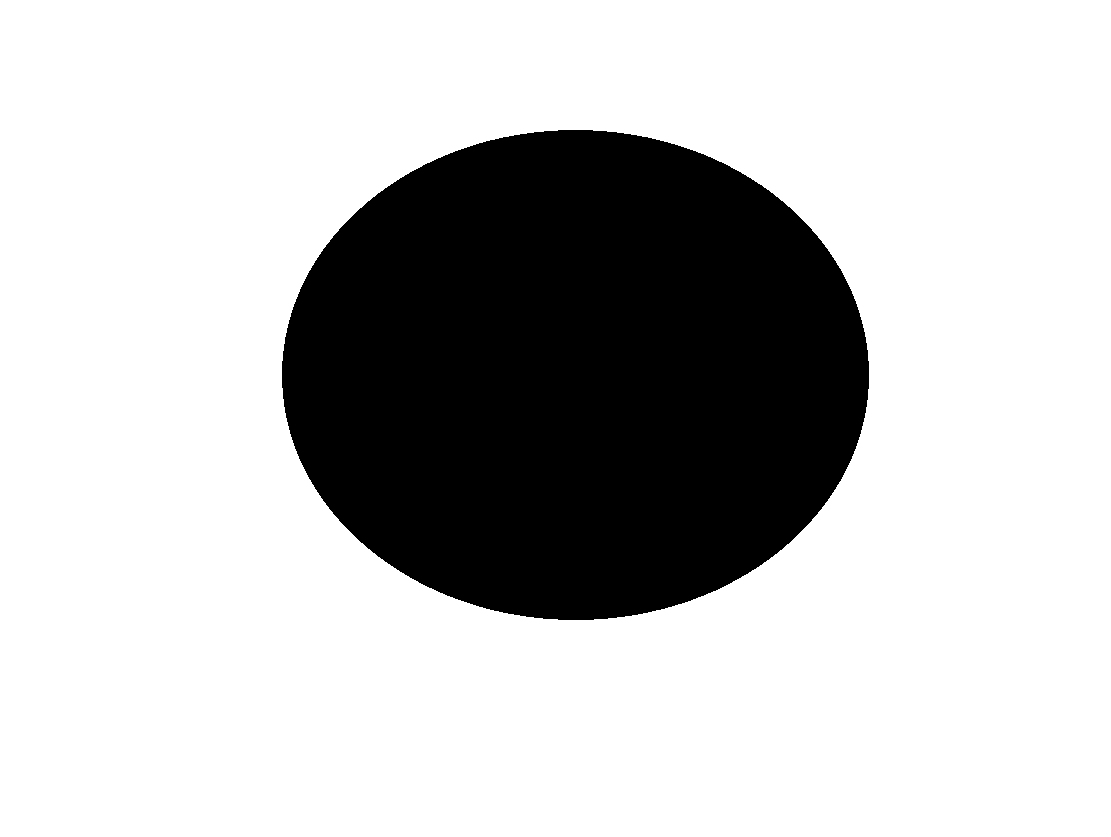
#> input picture black.png, 1111 x 837 px, found by its file name
$ python black_to_red.py
#> lines starting #> are read from the running program, lines starting #| are printed output that depends on the picture; after the words box and inside, x2 and y2 are one past the last pixel; in counts of white or black regions, pixels touching at a corner belong together
import cv2
import numpy as np
image=cv2.imread("C:\\Users\\venka\\OneDrive\\Desktop\\Opencv docs\\Color change\\black.png")
#> image is the input picture: shape (837, 1111, 3); 75.7% white; 1 black region, box (x1, y1, x2, y2) and area: (282, 130, 869, 620) 225886
image[np.where((image==[0,0,0]).all(axis=2))]=[0,0,255]
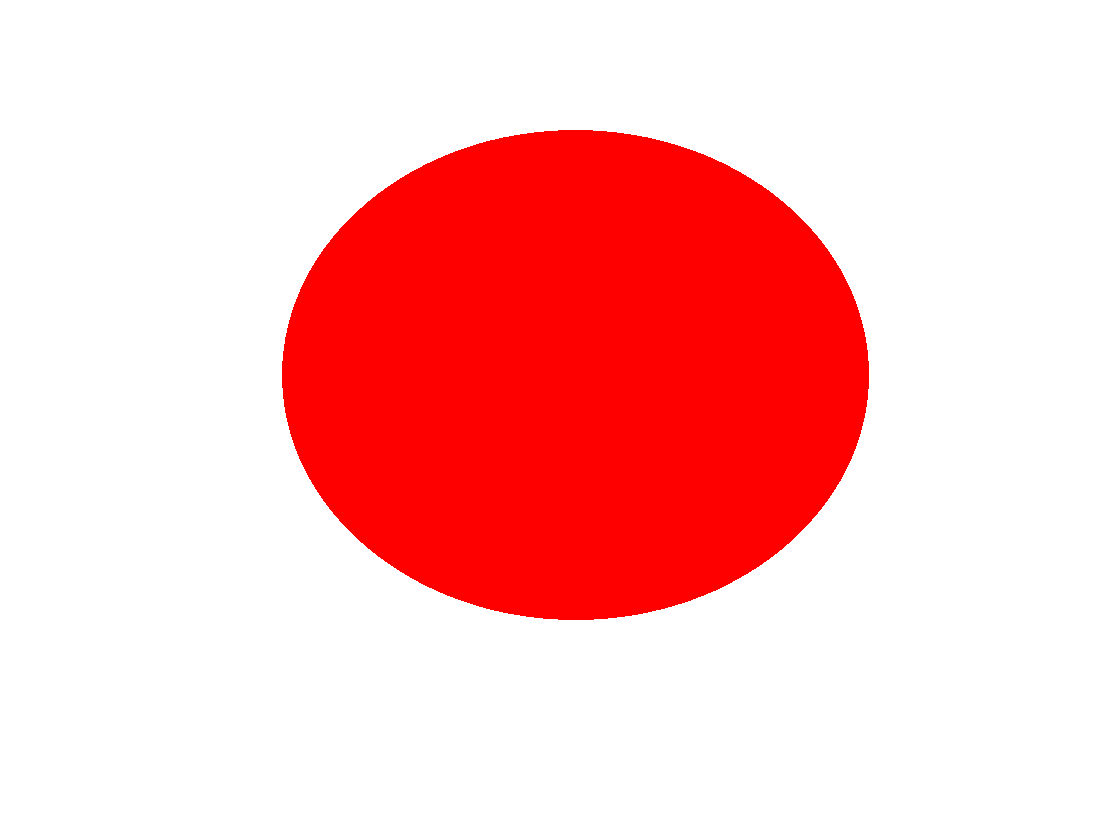
#> image: shape (837, 1111, 3); mean B, G, R 193.1, 193.1, 255
cv2.imwrite('red.png',image)
